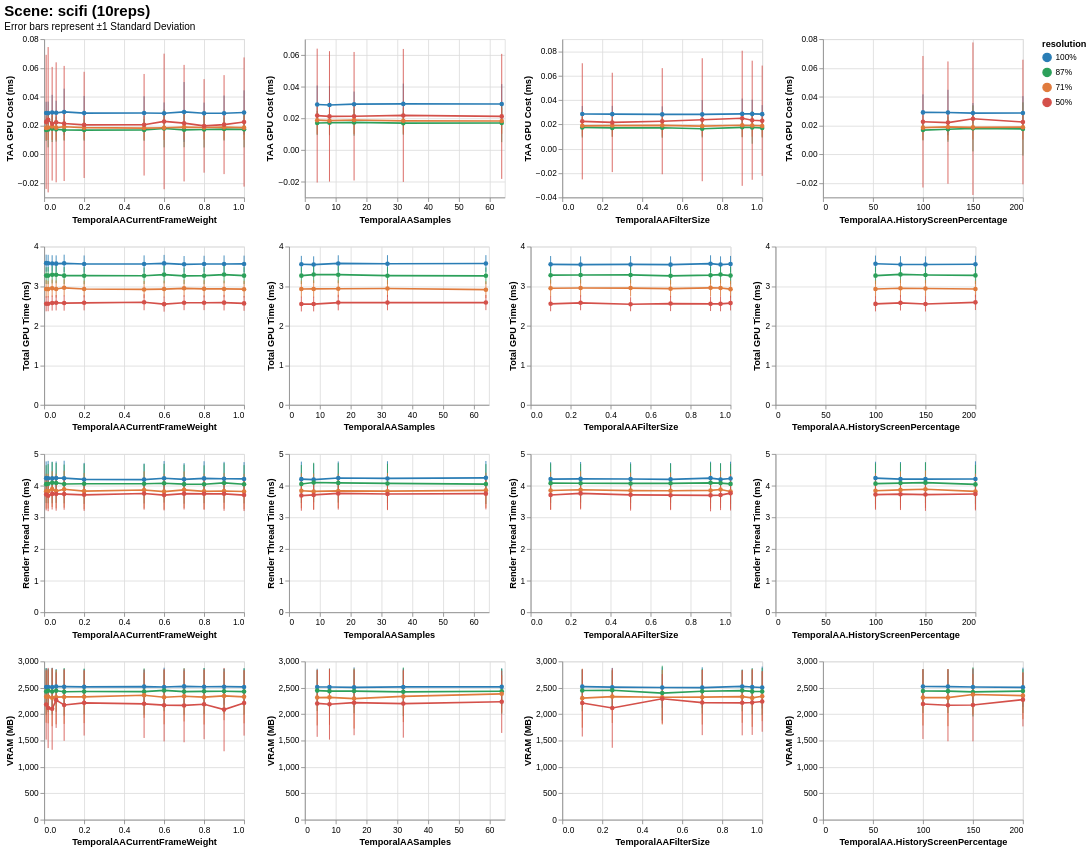
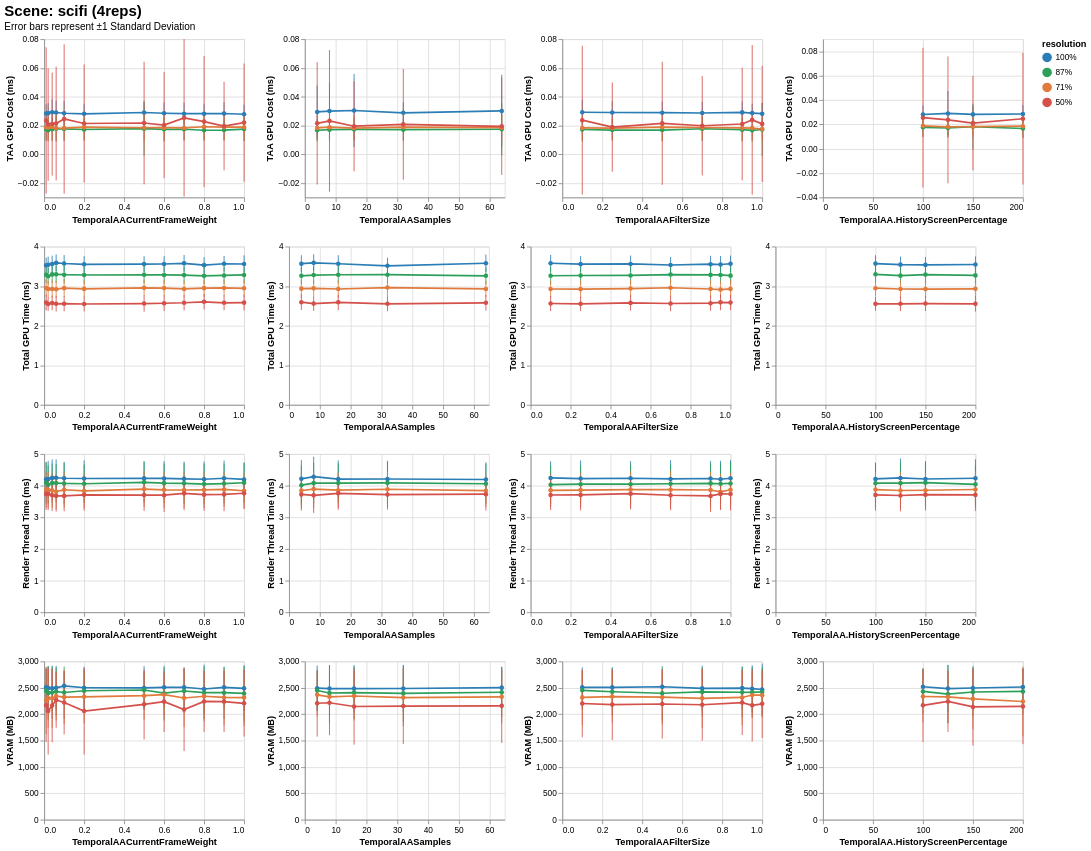

Here is the notebook cell these charts were saved with, in order:
### Code cell
import pandas as pd
import altair as alt
import os

# --- 1. Configuration ---
# List your files here; the script will loop through each one
files_to_plot = ['results-10reps.csv', 'results-4reps.csv']

metrics = [
    ('GPU/TAA',           'TAA GPU Cost (ms)'),
    ('GPUTime',           'Total GPU Time (ms)'),
    ('RenderThreadTime',  'Render Thread Time (ms)'),
    ('GPUMem/LocalUsedMB', 'VRAM (MB)'),
]

taa_params = [
    'r.TemporalAACurrentFrameWeight',
    'r.TemporalAASamples',
    'r.TemporalAAFilterSize',
    'r.TemporalAA.HistoryScreenPercentage',
]

res_order  = ['100%', '87%', '71%', '50%']
res_colors = ['#2a7db5', '#2ca05a', '#e07b3d', '#d4504a']
color_scale = alt.Scale(domain=res_order, range=res_colors)

os.makedirs('plots', exist_ok=True)

# --- 2. The Main Loop (One set of plots per CSV) ---
for csv_name in files_to_plot:
    if not os.path.exists(csv_name):
        print(f"⚠️  Skipping {csv_name}: File not found.")
        continue

    df = pd.read_csv(csv_name)
    df['resolution'] = df['screen_pct'].astype(str) + '%'
    
    # Identify run type from filename for the title (e.g., "10reps")
    run_label = csv_name.replace('results-', '').replace('.csv', '')

    for scene in df['scene'].unique():
        scene_df = df[df['scene'] == scene]
        rows = []

        for metric_col, metric_label in metrics:
            cols = []
            avg_col = f'avg_{metric_col}'
            std_col = f'std_{metric_col}'

            for param in taa_params:
                subset = scene_df[scene_df['cvar_name'] == param].copy()
                if subset.empty: continue

                # Error bar bounds using your pre-saved Std Dev
                subset['lower'] = subset[avg_col] - subset[std_col]
                subset['upper'] = subset[avg_col] + subset[std_col]

                base = alt.Chart(subset).encode(
                    x=alt.X('cvar_value:Q', title=param.replace('r.', '')),
                    color=alt.Color('resolution:N', scale=color_scale, sort=res_order)
                )

                # The Line (Mean)
                line = base.mark_line(point=True).encode(
                    y=alt.Y(f'{avg_col}:Q', title=metric_label),
                    tooltip=['resolution', 'cvar_value', avg_col, std_col]
                )

                # The Error Bars (Standard Deviation)
                error = base.mark_errorbar().encode(
                    y=alt.Y('lower:Q', title=metric_label),
                    y2='upper:Q'
                )

                chart = (error + line).properties(width=240, height=190)
                cols.append(chart)

            if cols:
                rows.append(alt.hconcat(*cols))

        if rows:
            # Create a combined grid for this scene/file combo
            full_grid = alt.vconcat(*rows).properties(
                title=alt.TitleParams(
                    text=f"Scene: {scene} ({run_label})",
                    subtitle=["Error bars represent ±1 Standard Deviation"],
                    fontSize=18, anchor='start'
                )
            ).resolve_scale(y='independent')

            # Save with a unique filename
            output_filename = f'plots/{scene}_{run_label}.html'
            full_grid.save(output_filename)
            print(f"✅ Generated: {output_filename}")
            
            # Use display() to show them in the notebook if running interactively
            full_grid.display()
